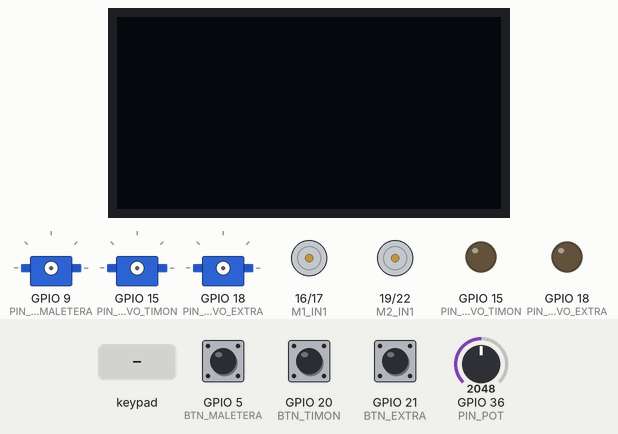
This program was run on a simulated ESP32. Parts: 128×64 one-colour display, 3 × servo, motor-driver pin pairs drawn as motors (green arrow = first pin HIGH = forward, orange = second pin HIGH = backward, longer = more drive), output pins drawn as LEDs (lit = HIGH). The test bench sets the inputs (shaded band); at power-on: GPIO 5 (BTN_MALETERA) HIGH, GPIO 36 (PIN_POT) = 2048, GPIO 20 (BTN_TIMON) HIGH, GPIO 21 (BTN_EXTRA) HIGH. Servo pulses on a pin are drawn as a servo (544–2400 µs = 0–180°).

Above: at 1.2 s.
1.3 s: GPIO 5 (BTN_MALETERA) pulled LOW for 0.15 s
At 2.6 s:
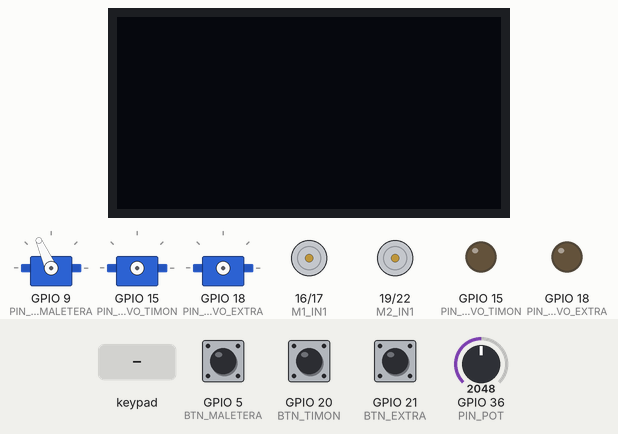
3.4 s: key 'U' pressed
At 3.64 s:
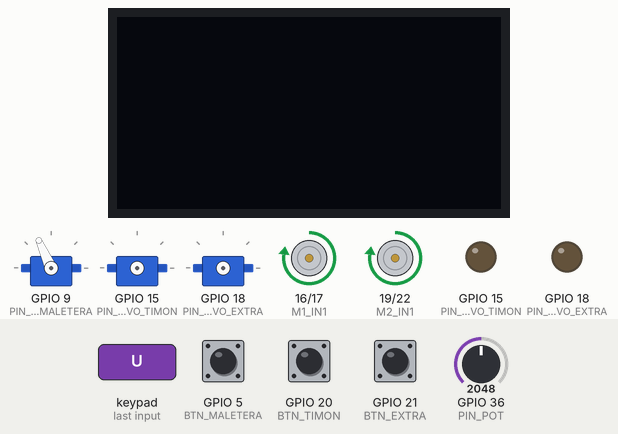
5.3 s: GPIO 36 (PIN_POT) set to 1412
6.8 s: GPIO 36 (PIN_POT) set to 1308
At 8.0 s:
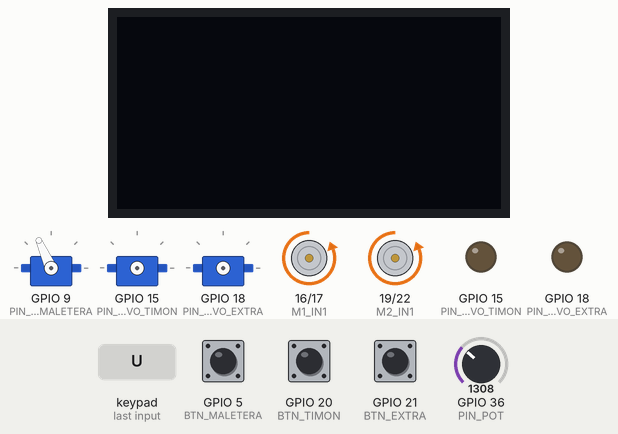
8.3 s: GPIO 20 (BTN_TIMON) pulled LOW for 0.15 s
At 10.0 s:
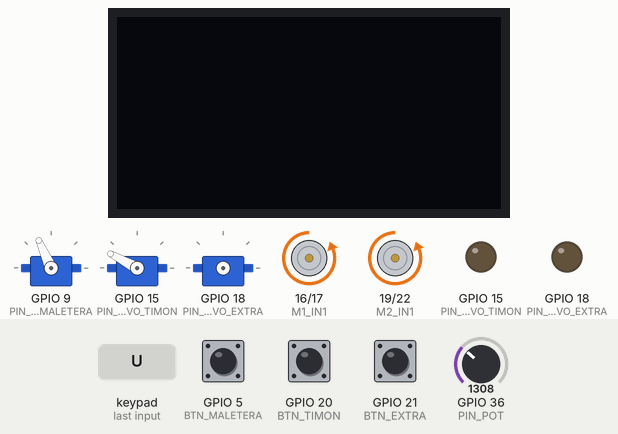
10.4 s: GPIO 21 (BTN_EXTRA) pulled LOW for 0.15 s
At 11.6 s:
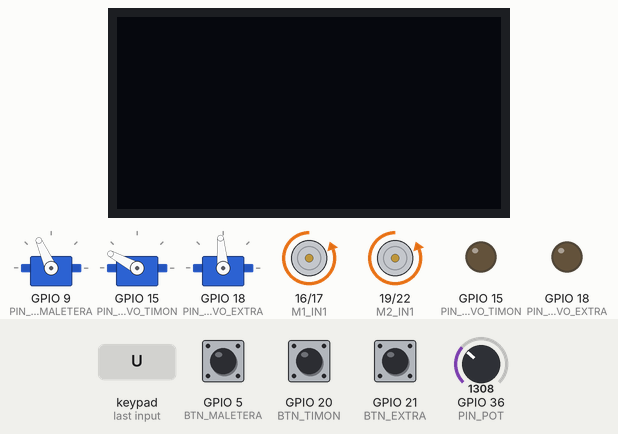
Timing chart, 0 to 13.4 s (numbered marks = the images above; inputs shaded):
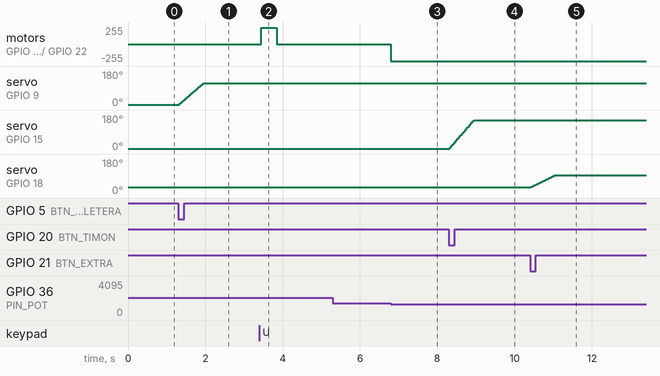

Measured:
- the behaviour switches between 1365 and 1364 on GPIO 36 (PIN_POT) (found by bisection; images 2 and 3)
- after the input at 1.3 s, servo on GPIO 9 (PIN_SERVO_MALETERA): moves from 1° to 114° over 0.62 s, starting at once
- after the input at 3.4 s, motor on GPIO 16 (M1_IN1) / GPIO 17 (M1_IN2), motor on GPIO 19 (M2_IN1) / GPIO 22 (M2_IN2): stopped → forward 243/255 at once, → stopped 0.40 s later
- after the input at 5.3 s, every drawn part: stays the same
- after the input at 6.8 s, motor on GPIO 16 (M1_IN1) / GPIO 17 (M1_IN2), motor on GPIO 19 (M2_IN1) / GPIO 22 (M2_IN2): stopped → backward 255/255 at once
- after the input at 8.3 s, servo on GPIO 15 (PIN_SERVO_TIMON): moves from 1° to 152° over 0.62 s, starting at once
- after the input at 10.4 s, servo on GPIO 18 (PIN_SERVO_EXTRA): moves from 30° to 95° over 0.62 s, starting at once

The program:

main.cpp
```cpp
#include <Arduino.h>
#include <DabbleESP32.h>
#include <Adafruit_GFX.h>
#include <Adafruit_SSD1306.h>

// --- OLED ---
#define SCREEN_WIDTH 128
#define SCREEN_HEIGHT 64
Adafruit_SSD1306 pantalla(SCREEN_WIDTH, SCREEN_HEIGHT, &Wire, -1);

// --- Pines servos ---
#define PIN_SERVO_MALETERA 9
#define PIN_SERVO_TIMON 15
#define PIN_SERVO_EXTRA 18

// --- Pines botones ---
#define BTN_MALETERA 5
#define BTN_TIMON 20
#define BTN_EXTRA 21

// --- Pines micromotores con L298N ---
#define M1_IN1 16
#define M1_IN2 17
#define M2_IN1 19
#define M2_IN2 22

// --- Potenciómetro ---
#define PIN_POT A0

// --- PWM servo (usando ledc para ESP32) ---
#define FREQ_SERVO 50
#define CHANNEL_MALETERA 0
#define CHANNEL_TIMON 1
#define CHANNEL_EXTRA 2
#define RESOLUTION 16

// --- Umbrales del potenciómetro ---
int valor_min = 0;
int valor_max = 4095;
int UMBRAL_BAJO;
int UMBRAL_ALTO;

// --- Variables ---
bool maletera_abierta = false;
bool timon_derecha = false;
bool servo_extra_abierto = false;
bool esperando_boton_maletera = true;

const int POS_CERRADO = 1800;
const int POS_ABIERTO = 5764;
const int DUTY_0 = 1800;
const int DUTY_180 = 7064;
const int EXTRA_0 = 2800;
const int EXTRA_180 = 5064;
const int PASOS = 65;

// --- Funciones auxiliares ---
void moverServo(uint8_t canal, uint16_t start, uint16_t end) {
  int paso = (end - start) / PASOS;
  int duty = start;
  for (int i = 0; i < PASOS; i++) {
    ledcWrite(canal, duty);
    duty += paso;
    delay(10);
  }
}

void mover_maletera_con_animacion(bool abrir) {
  int start = abrir ? POS_CERRADO : POS_ABIERTO;
  int end = abrir ? POS_ABIERTO : POS_CERRADO;
  moverServo(CHANNEL_MALETERA, start, end);
}

void mover_timon() {
  int start = timon_derecha ? DUTY_180 : DUTY_0;
  int end = timon_derecha ? DUTY_0 : DUTY_180;
  moverServo(CHANNEL_TIMON, start, end);
  timon_derecha = !timon_derecha;
}

void mover_servo_extra() {
  int start = servo_extra_abierto ? EXTRA_180 : EXTRA_0;
  int end = servo_extra_abierto ? EXTRA_0 : EXTRA_180;
  moverServo(CHANNEL_EXTRA, start, end);
  servo_extra_abierto = !servo_extra_abierto;
}

void setup() {
  Serial.begin(115200);
  Dabble.begin("MyCar");

  // OLED
  if (!pantalla.begin(SSD1306_SWITCHCAPVCC, 0x3C)) {
    Serial.println("Fallo OLED");
  }
  pantalla.clearDisplay();
  pantalla.display();

  // Botones
  pinMode(BTN_MALETERA, INPUT_PULLUP);
  pinMode(BTN_TIMON, INPUT_PULLUP);
  pinMode(BTN_EXTRA, INPUT_PULLUP);

  // Motores
  pinMode(M1_IN1, OUTPUT);
  pinMode(M1_IN2, OUTPUT);
  pinMode(M2_IN1, OUTPUT);
  pinMode(M2_IN2, OUTPUT);

  // PWM para servos
  ledcSetup(CHANNEL_MALETERA, FREQ_SERVO, RESOLUTION);
  ledcAttachPin(PIN_SERVO_MALETERA, CHANNEL_MALETERA);
  ledcSetup(CHANNEL_TIMON, FREQ_SERVO, RESOLUTION);
  ledcAttachPin(PIN_SERVO_TIMON, CHANNEL_TIMON);
  ledcSetup(CHANNEL_EXTRA, FREQ_SERVO, RESOLUTION);
  ledcAttachPin(PIN_SERVO_EXTRA, CHANNEL_EXTRA);

  // Umbrales de potenciómetro
  UMBRAL_BAJO = valor_min + (valor_max - valor_min) / 3;
  UMBRAL_ALTO = valor_min + 2 * (valor_max - valor_min) / 3;
}

void loop() {
  Dabble.processInput();

  int valor = analogRead(PIN_POT);

  // Control de motores
  if (valor < UMBRAL_BAJO) {
    digitalWrite(M1_IN1, LOW); digitalWrite(M1_IN2, HIGH);
    digitalWrite(M2_IN1, LOW); digitalWrite(M2_IN2, HIGH);
  } else if (valor > UMBRAL_ALTO) {
    digitalWrite(M1_IN1, HIGH); digitalWrite(M1_IN2, LOW);
    digitalWrite(M2_IN1, HIGH); digitalWrite(M2_IN2, LOW);
  } else {
    digitalWrite(M1_IN1, LOW); digitalWrite(M1_IN2, LOW);
    digitalWrite(M2_IN1, LOW); digitalWrite(M2_IN2, LOW);
  }

  // Control por botones
  if (digitalRead(BTN_MALETERA) == LOW && esperando_boton_maletera) {
    maletera_abierta = !maletera_abierta;
    mover_maletera_con_animacion(maletera_abierta);
    esperando_boton_maletera = false;
    delay(200);
  }
  if (digitalRead(BTN_MALETERA) == HIGH) {
    esperando_boton_maletera = true;
  }

  if (digitalRead(BTN_TIMON) == LOW) {
    mover_timon();
    while (digitalRead(BTN_TIMON) == LOW) delay(50);
  }

  if (digitalRead(BTN_EXTRA) == LOW) {
    mover_servo_extra();
    while (digitalRead(BTN_EXTRA) == LOW) delay(50);
  }

  // Aquí puedes incluir control remoto con Dabble (Gamepad, etc.)
  if (GamePad.isUpPressed()) {
    digitalWrite(M1_IN1, HIGH); digitalWrite(M1_IN2, LOW);
    digitalWrite(M2_IN1, HIGH); digitalWrite(M2_IN2, LOW);
  }
  if (GamePad.isDownPressed()) {
    digitalWrite(M1_IN1, LOW); digitalWrite(M1_IN2, HIGH);
    digitalWrite(M2_IN1, LOW); digitalWrite(M2_IN2, HIGH);
  }
  if (GamePad.isLeftPressed() || GamePad.isRightPressed()) {
    // Dirección asistida con servo_timon
    mover_timon();
  }
}
```
